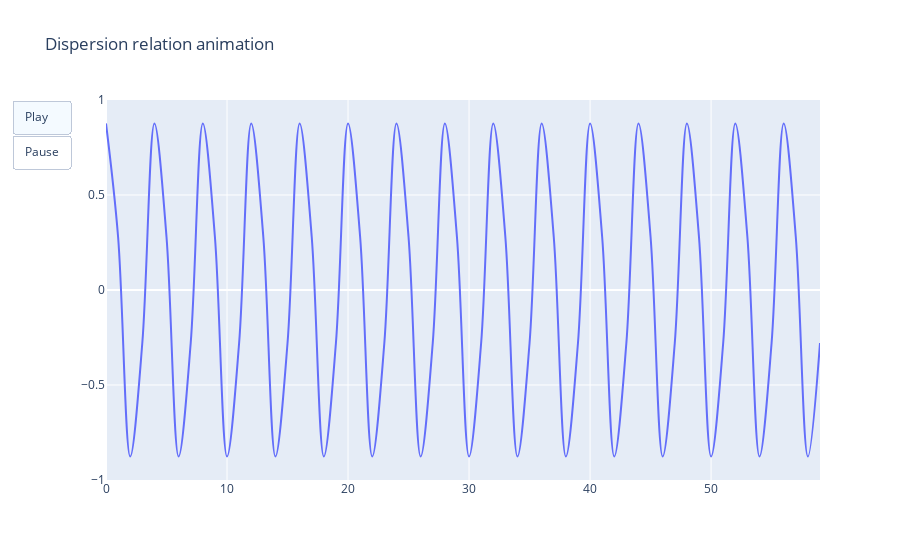

Write notebook code for a chart like this one.
### Markdown cell above
# Animation

### Code cell
import numpy as np
import plotly.graph_objects as go

# Parameters
q = np.pi
N = 30
idx = min(range(len(ml1d.qs)), key=lambda i: abs(ml1d.qs[i]-q))
mode = 0 # 0 for phonon, 1 for photon
w = ws[idx, mode] # /s

# Print infos
print("Angular frequency: ", w)
print("Wave number: ", q)

# Parameters for animation
fps = 10 # /s
animation_length = 3 # s

frames = []
for t in range(animation_length * fps):
    dt = t / fps
    dphase = dt * w * np.pi
    y = []
    for i in range(N):
        y.append(evs[idx, mode, 0] * np.exp(1.j * (q * i + dphase)))
        y.append(evs[idx, mode, 1] * np.exp(1.j * (q * i + dphase)))
    y = np.array(y)
    frames.append(go.Frame(data=[go.Scatter(y=y.real, line_shape='spline')]))

fig = go.Figure(
    data=frames[0].data,
    layout=go.Layout(
        title="Dispersion relation animation",
        yaxis=dict(range=[-1, 1], autorange=False),
        updatemenus=[dict(
            type="buttons",
            buttons=[dict(label="Play",
                            method="animate",
                            args=[None, {"frame": {"duration": 1000 / fps, 
                                                           "redraw": False},
                                                 "fromcurrent": True, 
                                                 "transition": {"duration": 100}}]),
                     dict(label="Pause",
                            method="animate",
                            args=[[None], {"frame": {"duration": 0, "redraw": False},
                                  "mode": "immediate",
                                  "transition": {"duration": 0}}],
                     )
                    ])]
    ),
    frames=frames[1:])
fig.show()

### Figure 1 — Plotly figure (JSON) as saved in the notebook; plotly's stock layout.template omitted (floating-point values rounded to 4 significant figures)
{"data": [{"line": {"shape": "spline"}, "type": "scatter", "y": [0.8765, 0.279, -0.8765, -0.279, 0.8765, 0.279, -0.8765, -0.279, 0.8765, 0.279, -0.8765, -0.279, 0.8765, 0.279, -0.8765, -0.279, 0.8765, 0.279, -0.8765, -0.279, 0.8765, 0.279, -0.8765, -0.279, 0.8765, 0.279, -0.8765, -0.279, 0.8765, 0.279, -0.8765, -0.279, 0.8765, 0.279, -0.8765, -0.279, 0.8765, 0.279, -0.8765, -0.279, 0.8765, 0.279, -0.8765, -0.279, 0.8765, 0.279, -0.8765, -0.279, 0.8765, 0.279, -0.8765, -0.279, 0.8765, 0.279, -0.8765, -0.279, 0.8765, 0.279, -0.8765, -0.279]}], "layout": {"title": {"text": "Dispersion relation animation"}, "updatemenus": [{"buttons": [{"args": [null, {"frame": {"duration": 100, "redraw": false}, "fromcurrent": true, "transition": {"duration": 100}}], "label": "Play", "method": "animate"}, {"args": [[null], {"frame": {"duration": 0, "redraw": false}, "mode": "immediate", "transition": {"duration": 0}}], "label": "Pause", "method": "animate"}], "type": "buttons"}], "yaxis": {"autorange": false, "range": [-1, 1]}}}
